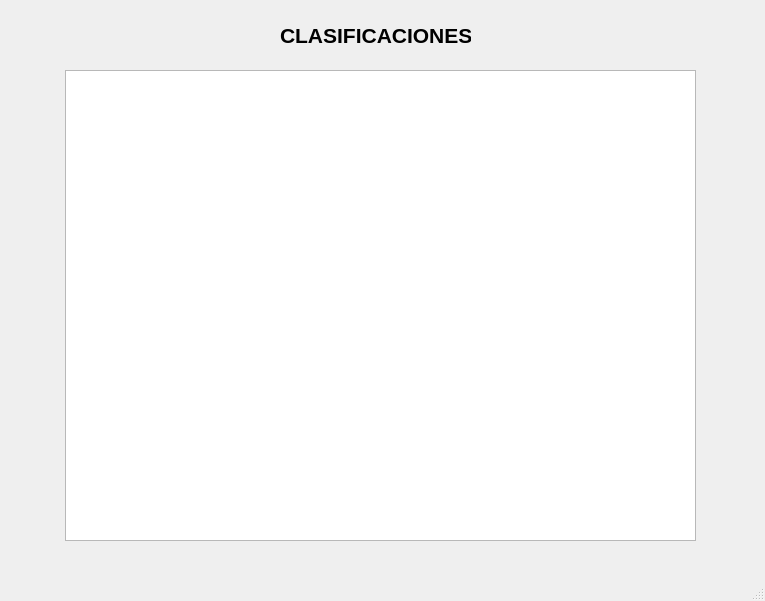
<?xml version="1.0" encoding="UTF-8"?>
<ui version="4.0">
 <class>MainWindow</class>
 <widget class="QMainWindow" name="MainWindow">
  <property name="geometry">
   <rect>
    <x>0</x>
    <y>0</y>
    <width>765</width>
    <height>601</height>
   </rect>
  </property>
  <property name="font">
   <font>
    <pointsize>16</pointsize>
   </font>
  </property>
  <property name="windowTitle">
   <string>MainWindow</string>
  </property>
  <widget class="QWidget" name="centralwidget">
   <widget class="QTableWidget" name="tableWidget">
    <property name="geometry">
     <rect>
      <x>65</x>
      <y>70</y>
      <width>631</width>
      <height>471</height>
     </rect>
    </property>
    <property name="font">
     <font>
      <pointsize>9</pointsize>
      <weight>50</weight>
      <bold>false</bold>
     </font>
    </property>
   </widget>
   <widget class="QLabel" name="label">
    <property name="geometry">
     <rect>
      <x>280</x>
      <y>20</y>
      <width>191</width>
      <height>31</height>
     </rect>
    </property>
    <property name="font">
     <font>
      <pointsize>16</pointsize>
      <weight>75</weight>
      <bold>true</bold>
     </font>
    </property>
    <property name="text">
     <string>CLASIFICACIONES</string>
    </property>
   </widget>
  </widget>
  <widget class="QStatusBar" name="statusbar"/>
 </widget>
 <resources/>
 <connections/>
</ui>
